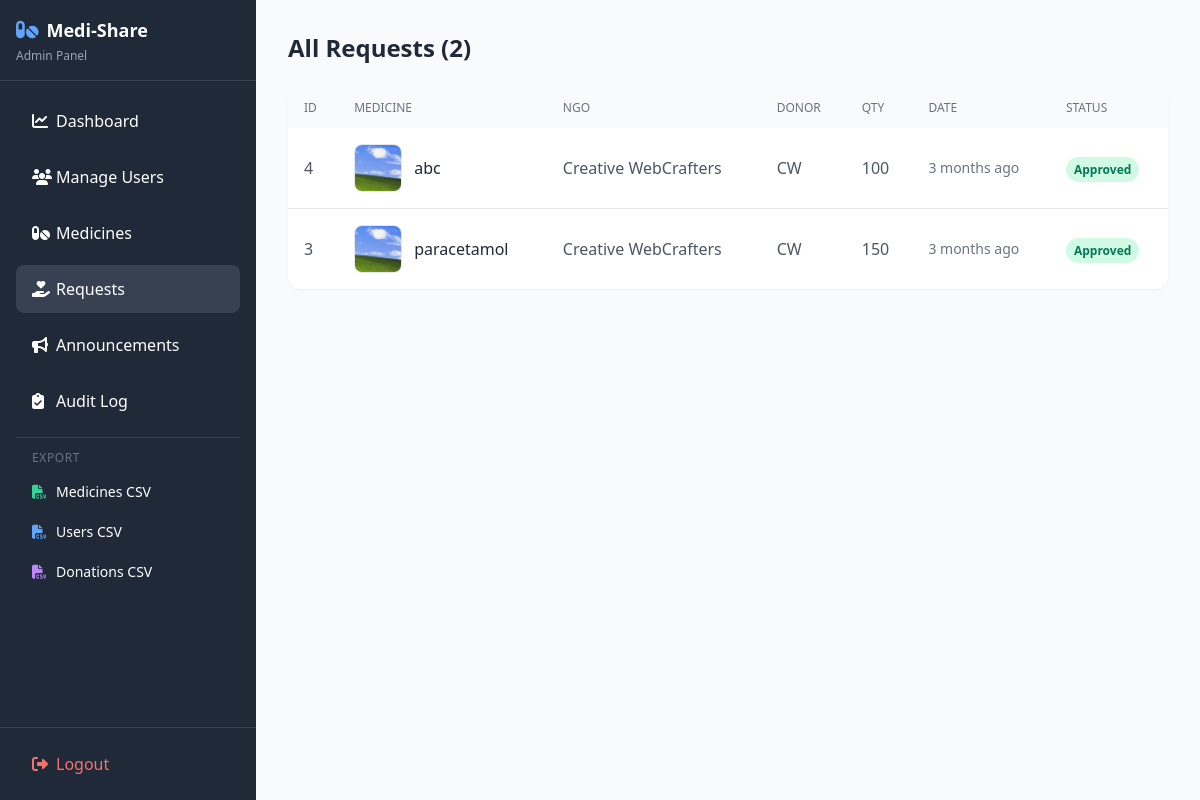
The app's page /admin/admin_requests.php (signed in) with its own data.
### tables this page shows
CREATE TABLE `requests` (
  `request_id` int(11) NOT NULL,
  `ngo_id` int(11) NOT NULL,
  `medicine_id` int(11) NOT NULL,
  `request_status` enum('pending','approved','rejected') DEFAULT 'pending',
  `rejection_reason` varchar(500) DEFAULT NULL,
  `request_note` varchar(500) DEFAULT NULL,
  `request_date` timestamp NOT NULL DEFAULT current_timestamp()
);

CREATE TABLE `medicines` (
  `medicine_id` int(11) NOT NULL,
  `donor_id` int(11) NOT NULL,
  `medicine_name` varchar(150) NOT NULL,
  `expiry_date` date NOT NULL,
  `quantity_strips` int(11) NOT NULL,
  `category` enum('Antibiotic','Painkiller','Vitamin','Supplement','Other') NOT NULL DEFAULT 'Other',
  `image_path` varchar(255) DEFAULT NULL,
  `status` enum('available','requested','donated') DEFAULT 'available',
  `listed_at` timestamp NOT NULL DEFAULT current_timestamp()
);

CREATE TABLE `users` (
  `user_id` int(11) NOT NULL,
  `full_name` varchar(100) NOT NULL,
  `email` varchar(100) NOT NULL,
  `password` varchar(255) NOT NULL,
  `role` enum('donor','ngo','admin') DEFAULT 'donor',
  `contact_number` varchar(15) NOT NULL,
  `phone` varchar(20) DEFAULT NULL,
  `address` text NOT NULL,
  `is_verified` tinyint(4) NOT NULL DEFAULT 0,
  `created_at` timestamp NOT NULL DEFAULT current_timestamp()
);

### admin/admin_requests.php (the view, shortened to what this page needs)
<?php
require_once '../db.php';
require_once '../helpers.php';
$per_page = 20;
$total = (int)$pdo->query("SELECT COUNT(*) as cnt FROM requests")->fetch()['cnt'];
$total_pages = max(1, ceil($total / $per_page));
$current_pg = max(1, min((int)($_GET['page'] ?? 1), $total_pages));
$offset = ($current_pg - 1) * $per_page;
$requests = $pdo->query("SELECT r.request_id, r.request_status, r.request_date, m.medicine_name, m.quantity_strips, m.image_path,
                         u.full_name as ngo_name, d.full_name as donor_name
                         FROM requests r JOIN medicines m ON r.medicine_id = m.medicine_id JOIN users u ON r.ngo_id = u.user_id JOIN users d ON m.donor_id = d.user_id
                         ORDER BY r.request_date DESC LIMIT $per_page OFFSET $offset")->fetchAll();
?>
<!DOCTYPE html>
<html lang="en">
<head>
    <script src="https://cdn.tailwindcss.com"></script>
    <link rel="stylesheet" href="https://cdnjs.cloudflare.com/ajax/libs/font-awesome/6.4.0/css/all.min.css">
</head>
<body class="bg-gray-50">
    <?php include 'admin_sidebar.php'; ?>
        <main class="flex-1 min-h-screen p-4 md:p-8">
            <h1 class="text-2xl font-bold text-gray-800 mb-6">All Requests (<?php echo $total; ?>)</h1>
                <?php if (count($requests) > 0): ?>
                    <?php foreach ($requests as $r): ?>
                                    <?php echo render_medicine_thumbnail($r['image_path'] ?? null, $r['medicine_name'], '.'); ?>
                                <?php echo render_status_badge($r['request_status']); ?>
                    <?php endforeach; ?>
                <?php else: ?>
                    <div class="bg-white rounded-xl shadow-sm p-8 text-center text-gray-500">No requests.</div>
                <?php endif; ?>
            <div class="hidden md:block bg-white rounded-xl shadow-sm overflow-hidden">
                <table class="w-full">
                    <thead class="bg-gray-50"><tr>
                        <th class="px-4 py-3 text-left text-xs font-medium text-gray-500 uppercase">ID</th>
                        <th class="px-4 py-3 text-left text-xs font-medium text-gray-500 uppercase">Medicine</th>
                        <th class="px-4 py-3 text-left text-xs font-medium text-gray-500 uppercase">NGO</th>
                        <th class="px-4 py-3 text-left text-xs font-medium text-gray-500 uppercase">Donor</th>
                        <th class="px-4 py-3 text-left text-xs font-medium text-gray-500 uppercase">Qty</th>
                        <th class="px-4 py-3 text-left text-xs font-medium text-gray-500 uppercase">Date</th>
                        <th class="px-4 py-3 text-left text-xs font-medium text-gray-500 uppercase">Status</th>
                    </tr></thead>
                    <tbody class="divide-y divide-gray-200">
                        <?php if (count($requests) > 0): ?>
                            <?php foreach ($requests as $r): ?>
                                <tr class="hover:bg-gray-50">
                                    <td class="px-4 py-4 text-gray-600"><?php echo (int)$r['request_id']; ?></td>
                                    <td class="px-4 py-4 text-gray-800 font-medium">
                                        <div class="flex items-center space-x-3">
                                    <?php echo render_medicine_thumbnail($r['image_path'] ?? null, $r['medicine_name'], '..'); ?>
                                            <span><?php echo sanitize_output($r['medicine_name']); ?></span>
                                        </div>
                                    </td>
                                    <td class="px-4 py-4 text-gray-600"><?php echo sanitize_output($r['ngo_name']); ?></td>
                                    <td class="px-4 py-4 text-gray-600"><?php echo sanitize_output($r['donor_name']); ?></td>
                                    <td class="px-4 py-4 text-gray-600"><?php echo (int)$r['quantity_strips']; ?></td>
                                    <td class="px-4 py-4 text-gray-500 text-sm"><?php echo time_ago($r['request_date']); ?></td>
                                    <td class="px-4 py-4"><?php echo render_status_badge($r['request_status']); ?></td>
                                </tr>
                            <?php endforeach; ?>
                        <?php else: ?><tr><td colspan="7" class="px-4 py-8 text-center text-gray-500">No requests.</td></tr>
                        <?php endif; ?>
                    </tbody>
                </table>
            </div>
        </main>
    </div>
</body>
</html>

### helpers.php (shortened to what this page needs)
<?php
function sanitize_output($data) {
    return htmlspecialchars((string)$data, ENT_QUOTES, 'UTF-8');
}
    if (!empty($success)): ?>
    <?php endif;
function render_status_badge($status) {
    $status_lower = strtolower(trim($status));
    $colors = [
        'available'  => 'bg-emerald-100 text-emerald-700',
        'requested'  => 'bg-blue-100 text-blue-700',
        'donated'    => 'bg-gray-200 text-gray-600',
        'pending'    => 'bg-amber-100 text-amber-700',
        'approved'   => 'bg-emerald-100 text-emerald-700',
        'rejected'   => 'bg-red-100 text-red-700',
        'verified'   => 'bg-emerald-100 text-emerald-700',
        'unverified' => 'bg-amber-100 text-amber-700',
        'donor'      => 'bg-green-100 text-green-700',
        'ngo'        => 'bg-purple-100 text-purple-700',
        'admin'      => 'bg-gray-200 text-gray-700',
        'open'       => 'bg-blue-100 text-blue-700',
        'fulfilled'  => 'bg-emerald-100 text-emerald-700',
        'withdrawn'  => 'bg-gray-200 text-gray-500',
    ];
    $class = $colors[$status_lower] ?? 'bg-gray-100 text-gray-600';
    $label = ucfirst(str_replace('_', ' ', $status_lower));
    return '<span class="px-2 py-1 ' . $class . ' text-xs font-semibold rounded-full">' . sanitize_output($label) . '</span>';
}
function render_medicine_thumbnail($image_path, $medicine_name, $base_path = '..') {
    if (!empty($image_path) && file_exists(__DIR__ . '/uploads/' . $image_path)) {
        return '<img src="' . $base_path . '/uploads/' . sanitize_output($image_path) . '" alt="' . sanitize_output($medicine_name) . '" class="w-12 h-12 rounded-lg object-cover border border-gray-200">';
    }
    $initial = strtoupper(substr($medicine_name, 0, 1));
    $colors = ['bg-blue-100 text-blue-600', 'bg-emerald-100 text-emerald-600', 'bg-purple-100 text-purple-600', 'bg-amber-100 text-amber-600', 'bg-rose-100 text-rose-600'];
    $color = $colors[ord($initial) % count($colors)];
    return '<div class="w-12 h-12 rounded-lg ' . $color . ' flex items-center justify-center font-bold text-lg">' . sanitize_output($initial) . '</div>';
}
function time_ago($datetime) {
    $timezone = new DateTimeZone('Asia/Kolkata');
    $now = new DateTime('now', $timezone);
    $then = new DateTime($datetime, $timezone);
    $diff = $now->diff($then);
    if ($diff->m > 0) return $diff->m . ' month' . ($diff->m > 1 ? 's' : '') . ' ago';
    return 'Just now';
}
    ?>

### records on screen
requests: request_id "4", medicine.image_path (picture), medicine.medicine_name "abc", ngo.full_name "Creative WebCrafters", users.full_name "CW", medicine.quantity_strips "100", request_date "3 months ago", request_status "Approved"
requests: request_id "3", medicine.image_path (picture), medicine.medicine_name "paracetamol", ngo.full_name "Creative WebCrafters", users.full_name "CW", medicine.quantity_strips "150", request_date "3 months ago", request_status "Approved"

### other values on screen
$total "2"
